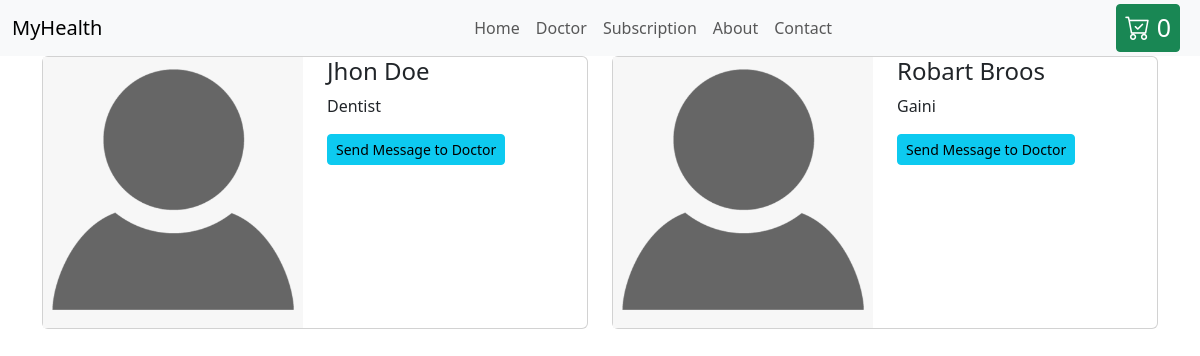
Page /doctors/doctor-list/ (signed in) on the committed database.
### doctors/models.py (models this page shows, shortened)
class Doctor(models.Model):
    name = models.CharField(max_length=100)
    title = models.CharField(max_length=100)
    bio = models.CharField(max_length=200)
    avatar = models.ImageField(blank=True, null=True, upload_to='images/doctor_avatar/', default='/images/no-img.png')
    created_at = models.DateTimeField(auto_now_add=True)
    updated_at = models.DateTimeField(auto_now=True)

### doctors/views.py (the view)
# urls.py: path('doctor-list/', views.doctor_list, name='doctor_list'),
def doctor_list(request):
    doctors = Doctor.objects.all()
    return render(request, 'doctors/doctor_list.html', {'doctors': doctors})

### products/context_processors.py (called while the page is built)
def cart_item_count(request):
    cart_item_count = CartItem.objects.filter(cart__user=request.user).count()
    return {'cart_item_count': cart_item_count}

### templates/doctors/doctor_list.html (shortened to what this page needs)
{% extends 'base.html' %}
{% load static %}
{% block content %}
{% include 'include/nav.html' %}
<div class="container">
    <div class="row">
        {% for doctor in doctors %}
        <div class="col-6 mx-center">
            <div class="card">
                <div class="row">
                    <div class="col">
                        <div class="doctor-img">
                            <img src="{{doctor.avatar.url}}" class="w-100 h-100" alt="">
                        </div>
                    </div>
                    <div class="col">
                        <h4>{{doctor.name}}</h4>
                        <p>{{doctor.title}}</p>
                        <button type="button" class="btn btn-info btn-sm" data-bs-toggle="modal"
                            data-bs-target="#staticBackdrop-{{forloop.counter}}">
                            Send Message to Doctor
                        </button>
                    </div>
                </div>
            </div>
        </div>
        {% endfor %}
    </div>
</div>
{% endblock %}

### rows in the picture
Doctor: avatar (placeholder picture), name "Jhon Doe", title "Dentist"
Doctor: avatar (placeholder picture), name "Robart Broos", title "Gaini"

### other values in the picture
{{ cart_item_count }} "0"
